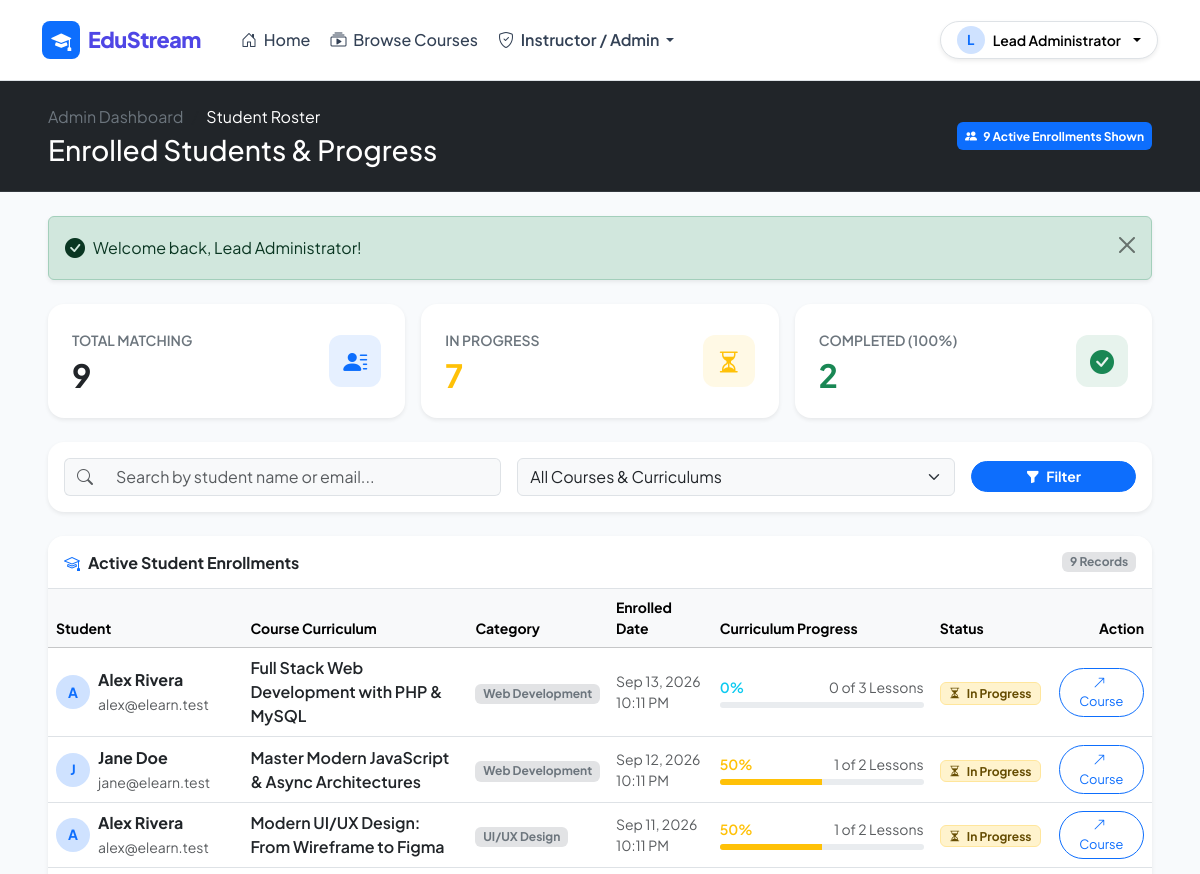
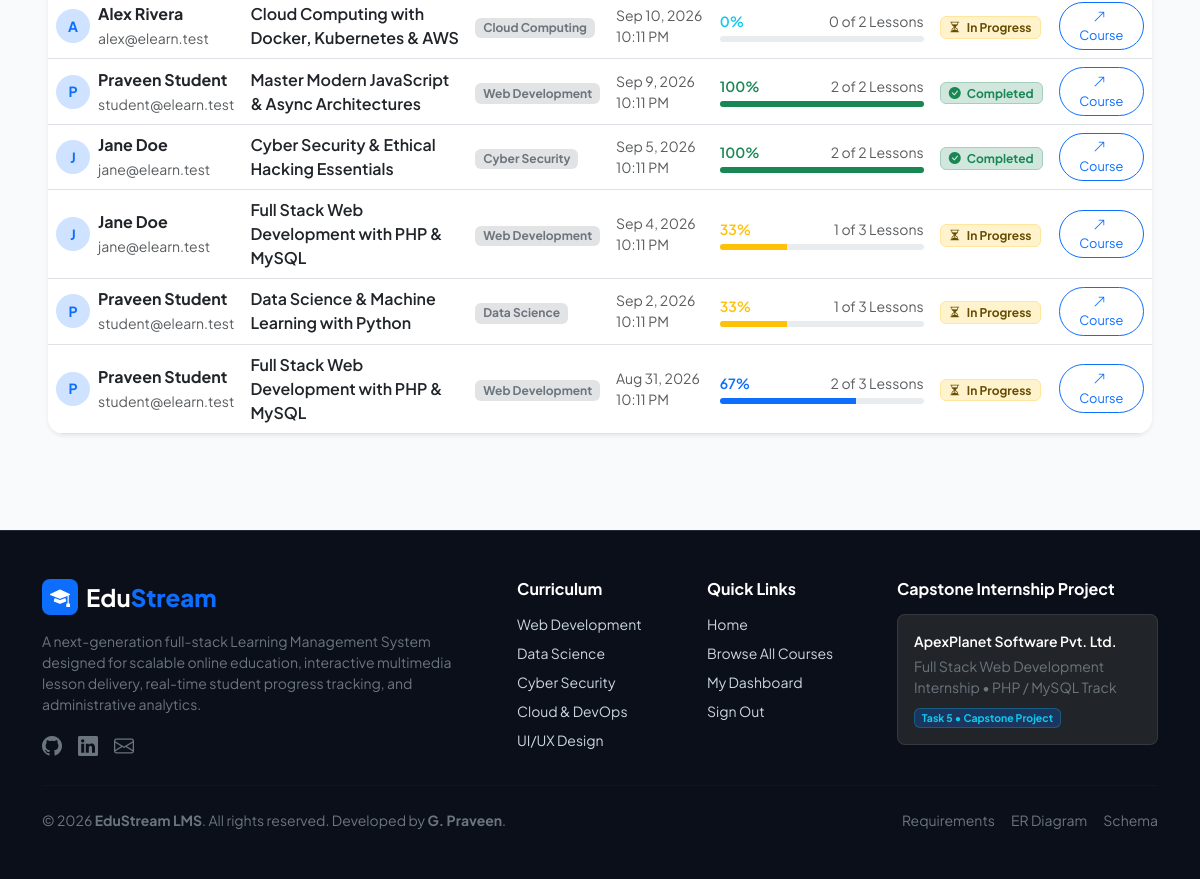
The app's page /admin/students.php (signed in) with its own data (2 pictures, top to bottom).
### tables this page shows
CREATE TABLE enrollments (
    id INT AUTO_INCREMENT PRIMARY KEY,
    user_id INT NOT NULL,
    course_id INT NOT NULL,
    enrolled_at TIMESTAMP DEFAULT CURRENT_TIMESTAMP,
    progress_percent INT NOT NULL DEFAULT 0,
    CONSTRAINT fk_enrollments_user FOREIGN KEY (user_id) 
        REFERENCES users(id) ON DELETE CASCADE,
    CONSTRAINT fk_enrollments_course FOREIGN KEY (course_id) 
        REFERENCES courses(id) ON DELETE CASCADE,
    CONSTRAINT uq_user_course UNIQUE (user_id, course_id),
    INDEX idx_user_id (user_id),
    INDEX idx_course_id (course_id),
    INDEX idx_enrolled_at (enrolled_at)
);

CREATE TABLE users (
    id INT AUTO_INCREMENT PRIMARY KEY,
    name VARCHAR(100) NOT NULL,
    email VARCHAR(150) NOT NULL UNIQUE,
    password_hash VARCHAR(255) NOT NULL,
    role ENUM('student', 'instructor', 'admin') NOT NULL DEFAULT 'student',
    otp_code VARCHAR(6) NULL,
    otp_expires_at DATETIME NULL,
    otp_verified TINYINT(1) NOT NULL DEFAULT 0,
    created_at TIMESTAMP DEFAULT CURRENT_TIMESTAMP,
    INDEX idx_email (email),
    INDEX idx_role (role),
    INDEX idx_otp_verified (otp_verified)
);

CREATE TABLE courses (
    id INT AUTO_INCREMENT PRIMARY KEY,
    title VARCHAR(255) NOT NULL,
    description TEXT NOT NULL,
    category VARCHAR(100) NOT NULL,
    price DECIMAL(10, 2) NOT NULL DEFAULT 0.00,
    instructor_id INT NOT NULL,
    thumbnail VARCHAR(255) NULL,
    created_at TIMESTAMP DEFAULT CURRENT_TIMESTAMP,
    updated_at TIMESTAMP DEFAULT CURRENT_TIMESTAMP ON UPDATE CURRENT_TIMESTAMP,
    CONSTRAINT fk_courses_instructor FOREIGN KEY (instructor_id) 
        REFERENCES users(id) ON DELETE CASCADE,
    INDEX idx_category (category),
    INDEX idx_instructor (instructor_id),
    INDEX idx_created_at (created_at),
    INDEX idx_price (price)
);

### admin/students.php (the view, shortened to what the rows shown need)
<?php
require_once __DIR__ . '/../config/db_connect.php';
require_once __DIR__ . '/../includes/helpers.php';
$where = ["1=1"];
$params = [];
$types = "";
$whereSql = implode(" AND ", $where);
$sql = "
    SELECT e.id AS enrollment_id, e.enrolled_at, e.progress_percent,
           u.id AS user_id, u.name AS student_name, u.email AS student_email, u.created_at AS user_joined,
           c.id AS course_id, c.title AS course_title, c.category, c.price,
           (SELECT COUNT(*) FROM lessons WHERE course_id = c.id) AS total_lessons,
           (SELECT COUNT(*) FROM lesson_completions lc
            JOIN lessons l ON lc.lesson_id = l.id
            WHERE lc.user_id = u.id AND l.course_id = c.id) AS completed_lessons
    FROM enrollments e
    JOIN users u ON e.user_id = u.id
    JOIN courses c ON e.course_id = c.id
    WHERE {$whereSql}
    ORDER BY e.enrolled_at DESC
";
$enrollments = db_fetch_all($sql, $types, $params);
require_once __DIR__ . '/../includes/header.php';
?>
<div class="bg-dark text-white py-4 mb-4 border-bottom border-secondary border-opacity-25">
    <div class="container-fluid px-lg-5">
        <div class="d-flex flex-column flex-md-row justify-content-between align-items-md-center gap-3">
            <div>
                <h1 class="h3 fw-extrabold text-white mb-0">Enrolled Students & Progress</h1>
            </div>
        </div>
    </div>
</div>
<div class="container-fluid px-lg-5 pb-5">
    <div class="card custom-card border-0 shadow-sm overflow-hidden">
        <div class="card-header bg-white py-3 border-bottom d-flex justify-content-between align-items-center">
            <h2 class="h6 fw-bold mb-0 text-dark">
                <i class="bi bi-mortarboard text-primary me-2"></i>Active Student Enrollments
            </h2>
        </div>
        <div class="table-responsive">
            <table class="table table-hover align-middle mb-0">
                <thead class="table-light small text-secondary">
                    <tr>
                        <th>Student</th>
                        <th>Course Curriculum</th>
                        <th>Category</th>
                        <th>Enrolled Date</th>
                        <th style="width: 220px;">Curriculum Progress</th>
                        <th>Status</th>
                        <th class="text-end">Action</th>
                    </tr>
                </thead>
                <tbody>
                    <?php if (empty($enrollments)): ?>
                        <tr>
                            <td colspan="7" class="text-center py-5 text-muted">
                                <i class="bi bi-person-x fs-1 d-block mb-2"></i>
                                No student enrollments found matching your filter criteria.
                            </td>
                        </tr>
                    <?php else: ?>
                        <?php foreach ($enrollments as $s):
                            $percent = (int)$s['progress_percent'];
                            $pColor = get_progress_color($percent);
                            $isDone = ($percent >= 100);
                        ?>
                            <tr>
                                <td>
                                    <div class="d-flex align-items-center gap-2">
                                        <div class="bg-primary-subtle text-primary rounded-circle d-flex align-items-center justify-content-center fw-bold small" style="width: 34px; height: 34px;">
                                            <?= strtoupper(substr($s['student_name'], 0, 1)); ?>
                                        </div>
                                        <div>
                                            <div class="fw-bold text-dark"><?= e($s['student_name']); ?></div>
                                            <small class="text-muted"><?= e($s['student_email']); ?></small>
                                        </div>
                                    </div>
                                </td>
                                <td>
                                    <a href="<?= base_url('courses/view.php?id=' . $s['course_id']); ?>" class="fw-semibold text-dark text-decoration-none hover-primary">
                                        <?= e($s['course_title']); ?>
                                    </a>
                                </td>
                                <td>
                                    <span class="badge bg-secondary-subtle text-secondary"><?= e($s['category']); ?></span>
                                </td>
                                <td class="small text-muted">
                                    <?= format_date($s['enrolled_at'], true); ?>
                                </td>
                                <td>
                                    <div class="d-flex justify-content-between align-items-center small text-muted mb-1">
                                        <span class="fw-semibold text-<?= $pColor; ?>"><?= $percent; ?>%</span>
                                        <span><?= (int)$s['completed_lessons']; ?> of <?= (int)$s['total_lessons']; ?> Lessons</span>
                                    </div>
                                    <div class="progress" style="height: 6px;">
                                        <div class="progress-bar bg-<?= $pColor; ?>" role="progressbar" style="width: <?= $percent; ?>%;"></div>
                                    </div>
                                </td>
                                <td>
                                    <?php if ($isDone): ?>
                                        <span class="badge bg-success-subtle text-success border border-success-subtle px-2 py-1">
                                            <i class="bi bi-check-circle-fill me-1"></i> Completed
                                        </span>
                                    <?php else: ?>
                                        <span class="badge bg-warning-subtle text-warning-emphasis border border-warning-subtle px-2 py-1">
                                            <i class="bi bi-hourglass-split me-1"></i> In Progress
                                        </span>
                                    <?php endif; ?>
                                </td>
                                <td class="text-end">
                                    <a href="<?= base_url('courses/view.php?id=' . $s['course_id']); ?>" class="btn btn-outline-primary btn-sm rounded-pill px-3 py-1" style="font-size: 0.8rem;">
                                        <i class="bi bi-arrow-up-right me-1"></i> Course
                                    </a>
                                </td>
                            </tr>
                        <?php endforeach; ?>
                    <?php endif; ?>
                </tbody>
            </table>
        </div>
    </div>
</div>
<?php require_once __DIR__ . '/../includes/footer.php'; ?>

### records on screen
enrollments: user.name "A", user.name "Alex Rivera", user.email "alex@elearn.test", course.title "Full Stack Web Development with PHP & MySQL", course.category "Web Development", enrolled_at "Sep 13, 2026 10:11 PM", progress_percent "0", completed_lessons "0", total_lessons "3", shows "In Progress"
enrollments: user.name "J", user.name "Jane Doe", user.email "jane@elearn.test", course.title "Master Modern JavaScript & Async Architectures", course.category "Web Development", enrolled_at "Sep 12, 2026 10:11 PM", progress_percent "50", completed_lessons "1", total_lessons "2", shows "In Progress"
enrollments: user.name "A", user.name "Alex Rivera", user.email "alex@elearn.test", course.title "Modern UI/UX Design: From Wireframe to Figma", course.category "UI/UX Design", enrolled_at "Sep 11, 2026 10:11 PM", progress_percent "50", completed_lessons "1", total_lessons "2", shows "In Progress"
enrollments: user.name "A", user.name "Alex Rivera", user.email "alex@elearn.test", course.title "Cloud Computing with Docker, Kubernetes & AWS", course.category "Cloud Computing", enrolled_at "Sep 10, 2026 10:11 PM", progress_percent "0", completed_lessons "0", total_lessons "2", shows "In Progress"
enrollments: user.name "P", user.name "Praveen Student", user.email "student@elearn.test", course.title "Master Modern JavaScript & Async Architectures", course.category "Web Development", enrolled_at "Sep 9, 2026 10:11 PM", progress_percent "100", completed_lessons "2", total_lessons "2", shows "Completed"
enrollments: user.name "J", user.name "Jane Doe", user.email "jane@elearn.test", course.title "Cyber Security & Ethical Hacking Essentials", course.category "Cyber Security", enrolled_at "Sep 5, 2026 10:11 PM", progress_percent "100", completed_lessons "2", total_lessons "2", shows "Completed"
enrollments: user.name "J", user.name "Jane Doe", user.email "jane@elearn.test", course.title "Full Stack Web Development with PHP & MySQL", course.category "Web Development", enrolled_at "Sep 4, 2026 10:11 PM", progress_percent "33", completed_lessons "1", total_lessons "3", shows "In Progress"
enrollments: user.name "P", user.name "Praveen Student", user.email "student@elearn.test", course.title "Data Science & Machine Learning with Python", course.category "Data Science", enrolled_at "Sep 2, 2026 10:11 PM", progress_percent "33", completed_lessons "1", total_lessons "3", shows "In Progress"
enrollments: user.name "P", user.name "Praveen Student", user.email "student@elearn.test", course.title "Full Stack Web Development with PHP & MySQL", course.category "Web Development", enrolled_at "Aug 31, 2026 10:11 PM", progress_percent "67", completed_lessons "2", total_lessons "3", shows "In Progress"

### other values on screen
substr(current_user_name(), 0, 1) "L"
current_user_name() "Lead Administrator"
$totalCount "9"
$msg "Welcome back, Lead Administrator!"
$inProgressCount "7"
$completedCount "2"
count($enrollments) "9"
